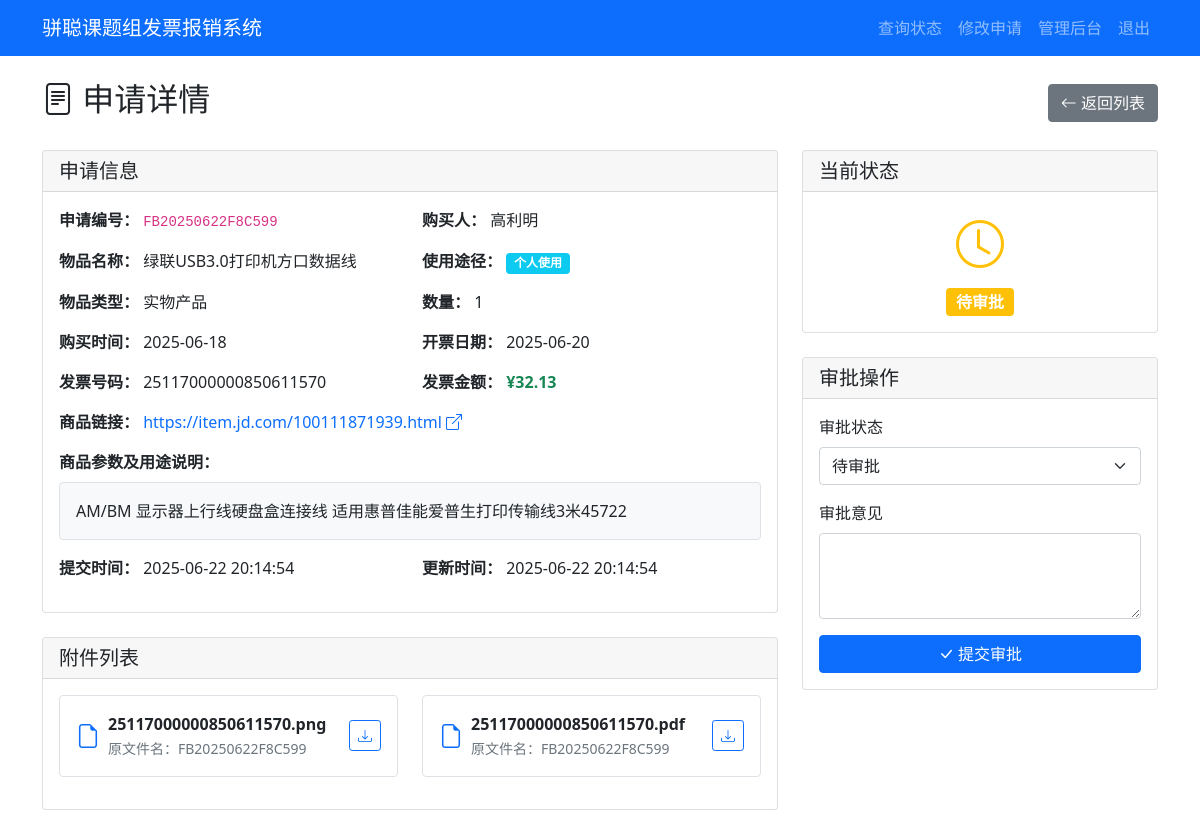
Page /admin/application/FB20250622F8C599 (signed in) on the committed database.
### tables this page shows
CREATE TABLE applications (
            id INTEGER PRIMARY KEY AUTOINCREMENT,
            app_number TEXT UNIQUE NOT NULL,
            purchaser TEXT NOT NULL,
            purchase_details TEXT,
            item_name TEXT NOT NULL,
            product_link TEXT,
            usage_type TEXT NOT NULL,
            item_type TEXT NOT NULL,
            quantity INTEGER NOT NULL,
            purchase_time DATE NOT NULL,
            invoice_number TEXT NOT NULL,
            invoice_amount REAL NOT NULL,
            invoice_date DATE NOT NULL,
            status TEXT DEFAULT '待审批',
            approval_comment TEXT,
            created_at TIMESTAMP DEFAULT CURRENT_TIMESTAMP,
            updated_at TIMESTAMP DEFAULT CURRENT_TIMESTAMP
        );

CREATE TABLE attachments (
            id INTEGER PRIMARY KEY AUTOINCREMENT,
            app_number TEXT NOT NULL,
            original_filename TEXT NOT NULL,
            stored_filename TEXT NOT NULL,
            file_path TEXT NOT NULL,
            FOREIGN KEY (app_number) REFERENCES applications (app_number)
        );

### app.py (the view)
        def wrapper(*args, **kwargs):
            user = session.get('admin_username', 'anonymous')
            details = f"操作: {operation_type}, 用户: {user}, URL: {request.url}"
            if kwargs.get('app_number'):
                details += f", 申请编号: {kwargs['app_number']}"
            elif kwargs.get('filename'):
                details += f", 文件名: {kwargs['filename']}"
            if request.method == 'POST':
                form_data = {k: '***' if k == 'password' else v for k, v in request.form.items()}
                details += f", 表单数据: {form_data}"
            if request.args:
                details += f", 查询参数: {dict(request.args)}"
            try:
                result = f(*args, **kwargs)
                app.logger.info(f"{details}, 结果: 成功")
                return result
            except Exception as e:
                app.logger.error(f"{details}, 结果: 失败, 错误: {str(e)}", exc_info=True)
                raise

### app.py (called while the page is built)
@app.route('/admin/application/<app_number>')
@log_operation('查看申请详情')
def admin_application_detail(app_number):
    if not session.get('admin_logged_in'):
        flash('请先登录')
        return redirect(url_for('admin_login'))
    with sqlite3.connect('reimbursement.db') as conn:
        c = conn.cursor()
        c.execute('SELECT * FROM applications WHERE app_number = ?', (app_number,))
        application = c.fetchone()
        c.execute('SELECT * FROM attachments WHERE app_number = ?', (app_number,))
        attachments = c.fetchall()
    if not application:
        flash('申请不存在')
        return redirect(url_for('admin_dashboard'))
    return render_template('admin_detail.html', application=application, attachments=attachments)

### templates/admin_detail.html (shortened to what this page needs)
{% extends "base.html" %}
{% block content %}
<div class="d-flex justify-content-between align-items-center mb-4">
    <h2><i class="bi bi-file-text"></i> 申请详情</h2>
    <a href="{{ url_for('admin_dashboard') }}" class="btn btn-secondary">
        <i class="bi bi-arrow-left"></i> 返回列表
    </a>
</div>
<div class="row">
    <div class="col-md-8">
        <div class="card mb-4">
            <div class="card-header">
                <h5 class="mb-0">申请信息</h5>
            </div>
            <div class="card-body">
                <div class="row">
                    <div class="col-md-6 mb-3">
                        <strong>申请编号：</strong>
                        <code>{{ application[1] }}</code>
                    </div>
                    <div class="col-md-6 mb-3">
                        <strong>购买人：</strong>
                        {{ application[2] }}
                    </div>
                    <div class="col-md-6 mb-3">
                        <strong>物品名称：</strong>
                        {{ application[4] }}
                    </div>
                    <div class="col-md-6 mb-3">
                        <strong>使用途径：</strong>
                        <span class="badge bg-{% if application[6] == '个人使用' %}info{% else %}success{% endif %}">
                            {{ application[6] }}
                        </span>
                    </div>
                    <div class="col-md-6 mb-3">
                        <strong>物品类型：</strong>
                        {{ application[7] }}
                    </div>
                    <div class="col-md-6 mb-3">
                        <strong>数量：</strong>
                        {{ application[8] }}
                    </div>
                    <div class="col-md-6 mb-3">
                        <strong>购买时间：</strong>
                        {{ application[9] }}
                    </div>
                    <div class="col-md-6 mb-3">
                        <strong>开票日期：</strong>
                        {{ application[12] }}
                    </div>
                    <div class="col-md-6 mb-3">
                        <strong>发票号码：</strong>
                        {{ application[10] }}
                    </div>
                    <div class="col-md-6 mb-3">
                        <strong>发票金额：</strong>
                        <span class="text-success fw-bold">¥{{ "%.2f"|format(application[11]) }}</span>
                    </div>
                    <div class="col-12 mb-3">
                        <strong>商品链接：</strong>
                        {% if application[5] %}
                        <a href="{{ application[5] }}" target="_blank" class="text-decoration-none">
                            {{ application[5] }} <i class="bi bi-box-arrow-up-right"></i>
                        </a>
                        {% else %}
                        <span class="text-muted">未提供</span>
                        {% endif %}
                    </div>
                    <div class="col-12 mb-3">
                        <strong>商品参数及用途说明：</strong>
                        <div class="mt-2">
                            {% if application[3] %}
                            <div class="border rounded p-3 bg-light">
                                {{ application[3]|replace('\n', '<br>')|safe }}
                            </div>
                            {% else %}
                            <span class="text-muted">未填写</span>
                            {% endif %}
                        </div>
                    </div>
                    <div class="col-md-6 mb-3">
                        <strong>提交时间：</strong>
                        {{ application[15] }}
                    </div>
                    <div class="col-md-6 mb-3">
                        <strong>更新时间：</strong>
                        {{ application[16] }}
                    </div>
                </div>
            </div>
        </div>
        {% if attachments %}
        <div class="card mb-4">
            <div class="card-header">
                <h5 class="mb-0">附件列表</h5>
            </div>
            <div class="card-body">
                <div class="row">
                    {% for attachment in attachments %}
                    <div class="col-md-6 mb-3">
                        <div class="border rounded p-3">
                            <div class="d-flex align-items-center">
                                <i class="bi bi-file-earmark text-primary me-2" style="font-size: 1.5rem;"></i>
                                <div class="flex-grow-1">
                                    <div class="fw-bold">{{ attachment[2] }}</div>
                                    <small class="text-muted">原文件名：{{ attachment[1] }}</small>
                                </div>
                                <a href="{{ url_for('download_file', filename=attachment[2]) }}"
                                    class="btn btn-sm btn-outline-primary">
                                    <i class="bi bi-download"></i>
                                </a>
                            </div>
                        </div>
                    </div>
                    {% endfor %}
                </div>
            </div>
        </div>
        {% endif %}
    </div>
    <div class="col-md-4">
        <div class="card mb-4">
            <div class="card-header">
                <h5 class="mb-0">当前状态</h5>
            </div>
            <div class="card-body text-center">
                {% if application[13] == '待审批' %}
                <i class="bi bi-clock text-warning" style="font-size: 3rem;"></i>
                <div class="mt-2">
                    <span class="badge bg-warning fs-6">{{ application[13] }}</span>
                </div>
                {% elif application[13] == '报销中' %}
                <i class="bi bi-hourglass-split text-primary" style="font-size: 3rem;"></i>
                <div class="mt-2">
                    <span class="badge bg-primary fs-6">{{ application[13] }}</span>
                </div>
                {% elif application[13] == '已报销' %}
                <i class="bi bi-check-circle text-success" style="font-size: 3rem;"></i>
                <div class="mt-2">
                    <span class="badge bg-success fs-6">{{ application[13] }}</span>
                </div>
                {% elif application[13] == '驳回' %}
                <i class="bi bi-x-circle text-danger" style="font-size: 3rem;"></i>
                <div class="mt-2">
                    <span class="badge bg-danger fs-6">{{ application[13] }}</span>
                </div>
                {% endif %}
            </div>
        </div>
        <div class="card">
            <div class="card-header">
                <h5 class="mb-0">审批操作</h5>
            </div>
            <div class="card-body">
                <form action="{{ url_for('approve_application', app_number=application[1]) }}" method="post">
                    <div class="mb-3">
                        <label for="status" class="form-label">审批状态</label>
                        <select class="form-select" id="status" name="status" required>
                            <option value="待审批" {% if application[13]=='待审批' %}selected{% endif %}>待审批</option>
                        </select>
                    </div>
                    <div class="mb-3">
                        <label for="comment" class="form-label">审批意见</label>
                        <textarea class="form-control" id="comment" name="comment"
                            rows="3">{{ application[14] or '' }}</textarea>
                    </div>
                    <div class="d-grid">
                        <button type="submit" class="btn btn-primary">
                            <i class="bi bi-check-lg"></i> 提交审批
                        </button>
                    </div>
                </form>
            </div>
        </div>
    </div>
</div>
{% endblock %}

### templates/base.html (shortened to what this page needs)
<!DOCTYPE html>
<html lang="zh-CN">
<head>
    <link href="https://cdn.jsdelivr.net/npm/bootstrap@5.1.3/dist/css/bootstrap.min.css" rel="stylesheet">
    <link href="https://cdn.jsdelivr.net/npm/bootstrap-icons@1.7.2/font/bootstrap-icons.css" rel="stylesheet">
</head>
<body>
    <nav class="navbar navbar-expand-lg navbar-dark bg-primary">
        <div class="container">
            <a class="navbar-brand" href="{{ url_for('index') }}">骈聪课题组发票报销系统</a>
            <div class="navbar-nav ms-auto">
                <a class="nav-link" href="{{ url_for('query_status') }}">查询状态</a>
                <a class="nav-link" href="{{ url_for('edit_application_page') }}">修改申请</a>
                {% if session.admin_logged_in %}
                <a class="nav-link" href="{{ url_for('admin_dashboard') }}">管理后台</a>
                <a class="nav-link" href="{{ url_for('admin_logout') }}">退出</a>
                {% else %}
                <a class="nav-link" href="{{ url_for('admin_login') }}">管理员登录</a>
                {% endif %}
            </div>
        </div>
    </nav>
    <div class="container mt-4">
        {% block content %}{% endblock %}
    </div>
</body>
</html>

### rows in the picture
applications: app_number "FB20250622F8C599", purchaser "高利明", item_name "绿联USB3.0打印机方口数据线", usage_type "个人使用", item_type "实物产品", quantity "1", purchase_time "2025-06-18", invoice_date "2025-06-20", invoice_number "25117000000850611570", invoice_amount "32.13", product_link "https://item.jd.com/100111871939.html", purchase_details "AM/BM 显示器上行线硬盘盒连接线 适用惠普佳能爱普生打印传输线3米45722", created_at "2025-06-22 20:14:54", updated_at "2025-06-22 20:14:54", status "待审批"
attachments: original_filename "25117000000850611570.png", app_number "FB20250622F8C599"
attachments: original_filename "25117000000850611570.pdf", app_number "FB20250622F8C599"
